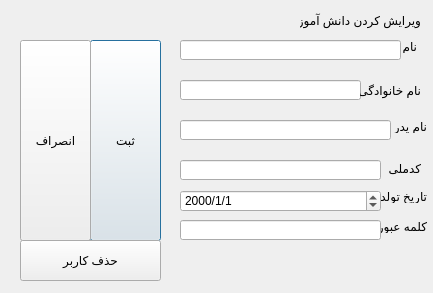
<?xml version="1.0" encoding="UTF-8"?>
<ui version="4.0">
 <class>Dialog</class>
 <widget class="QDialog" name="Dialog">
  <property name="geometry">
   <rect>
    <x>0</x>
    <y>0</y>
    <width>433</width>
    <height>293</height>
   </rect>
  </property>
  <property name="windowTitle">
   <string>Dialog</string>
  </property>
  <widget class="QLabel" name="label">
   <property name="geometry">
    <rect>
     <x>300</x>
     <y>10</y>
     <width>121</width>
     <height>20</height>
    </rect>
   </property>
   <property name="text">
    <string>ویرایش کردن دانش آموز</string>
   </property>
  </widget>
  <widget class="QLabel" name="label_2">
   <property name="geometry">
    <rect>
     <x>370</x>
     <y>40</y>
     <width>47</width>
     <height>13</height>
    </rect>
   </property>
   <property name="text">
    <string>نام</string>
   </property>
  </widget>
  <widget class="QLineEdit" name="name">
   <property name="geometry">
    <rect>
     <x>180</x>
     <y>40</y>
     <width>221</width>
     <height>20</height>
    </rect>
   </property>
  </widget>
  <widget class="QLineEdit" name="family">
   <property name="geometry">
    <rect>
     <x>180</x>
     <y>80</y>
     <width>181</width>
     <height>20</height>
    </rect>
   </property>
  </widget>
  <widget class="QLabel" name="label_3">
   <property name="geometry">
    <rect>
     <x>360</x>
     <y>80</y>
     <width>61</width>
     <height>20</height>
    </rect>
   </property>
   <property name="text">
    <string>نام خانوادگی</string>
   </property>
  </widget>
  <widget class="QLabel" name="label_4">
   <property name="geometry">
    <rect>
     <x>380</x>
     <y>120</y>
     <width>47</width>
     <height>13</height>
    </rect>
   </property>
   <property name="text">
    <string>نام پدر</string>
   </property>
  </widget>
  <widget class="QLineEdit" name="dad">
   <property name="geometry">
    <rect>
     <x>180</x>
     <y>120</y>
     <width>211</width>
     <height>20</height>
    </rect>
   </property>
  </widget>
  <widget class="QLabel" name="label_5">
   <property name="geometry">
    <rect>
     <x>380</x>
     <y>160</y>
     <width>41</width>
     <height>16</height>
    </rect>
   </property>
   <property name="text">
    <string>کدملی</string>
   </property>
  </widget>
  <widget class="QLineEdit" name="code">
   <property name="geometry">
    <rect>
     <x>180</x>
     <y>160</y>
     <width>201</width>
     <height>20</height>
    </rect>
   </property>
  </widget>
  <widget class="QPushButton" name="submit">
   <property name="geometry">
    <rect>
     <x>90</x>
     <y>40</y>
     <width>71</width>
     <height>201</height>
    </rect>
   </property>
   <property name="text">
    <string>ثبت</string>
   </property>
  </widget>
  <widget class="QPushButton" name="back">
   <property name="geometry">
    <rect>
     <x>20</x>
     <y>40</y>
     <width>71</width>
     <height>201</height>
    </rect>
   </property>
   <property name="text">
    <string>انصراف</string>
   </property>
  </widget>
  <widget class="QLabel" name="label_6">
   <property name="geometry">
    <rect>
     <x>380</x>
     <y>190</y>
     <width>47</width>
     <height>13</height>
    </rect>
   </property>
   <property name="text">
    <string>تاریخ تولد</string>
   </property>
  </widget>
  <widget class="QDateEdit" name="date">
   <property name="geometry">
    <rect>
     <x>180</x>
     <y>190</y>
     <width>201</width>
     <height>22</height>
    </rect>
   </property>
   <property name="alignment">
    <set>Qt::AlignLeading|Qt::AlignLeft|Qt::AlignVCenter</set>
   </property>
   <property name="displayFormat">
    <string>yyyy/M/d</string>
   </property>
  </widget>
  <widget class="QLabel" name="label_7">
   <property name="geometry">
    <rect>
     <x>380</x>
     <y>220</y>
     <width>47</width>
     <height>13</height>
    </rect>
   </property>
   <property name="text">
    <string>کلمه عبور</string>
   </property>
  </widget>
  <widget class="QLineEdit" name="password">
   <property name="geometry">
    <rect>
     <x>180</x>
     <y>220</y>
     <width>201</width>
     <height>20</height>
    </rect>
   </property>
   <property name="text">
    <string/>
   </property>
  </widget>
  <widget class="QPushButton" name="rem">
   <property name="geometry">
    <rect>
     <x>20</x>
     <y>240</y>
     <width>141</width>
     <height>41</height>
    </rect>
   </property>
   <property name="text">
    <string>حذف کاربر</string>
   </property>
  </widget>
 </widget>
 <resources/>
 <connections/>
</ui>
